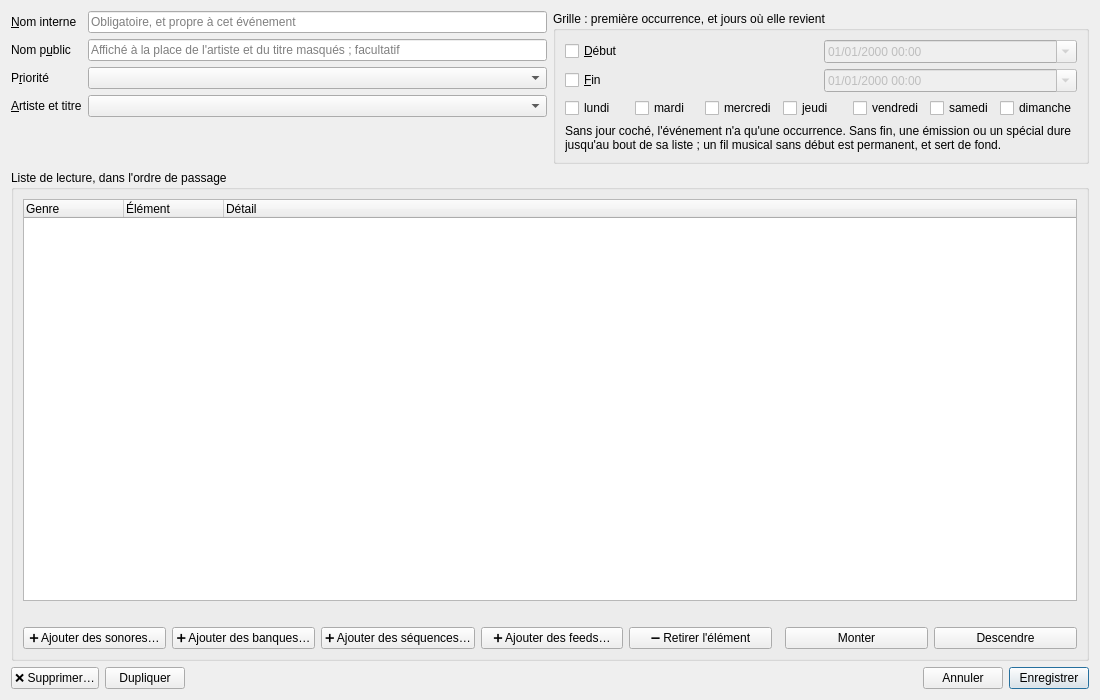
<?xml version="1.0" encoding="UTF-8"?>
<ui version="4.0">
 <class>EventCard</class>
 <widget class="QWidget" name="EventCard">
  <property name="geometry">
   <rect>
    <x>0</x>
    <y>0</y>
    <width>1100</width>
    <height>700</height>
   </rect>
  </property>
  <layout class="QVBoxLayout" name="arrangement" stretch="0,1,0">
   <item>
    <layout class="QHBoxLayout" name="top" stretch="1,1">
     <item>
    <layout class="QFormLayout" name="form">
     <item row="0" column="0">
      <widget class="QLabel" name="internal_name_caption">
       <property name="text">
        <string>&amp;Nom interne</string>
       </property>
       <property name="buddy">
        <cstring>internal_name</cstring>
       </property>
      </widget>
     </item>
     <item row="0" column="1">
      <widget class="QLineEdit" name="internal_name">
       <property name="maxLength">
        <number>255</number>
       </property>
       <property name="placeholderText">
        <string>Obligatoire, et propre à cet événement</string>
       </property>
      </widget>
     </item>
     <item row="1" column="0">
      <widget class="QLabel" name="public_name_caption">
       <property name="text">
        <string>Nom p&amp;ublic</string>
       </property>
       <property name="buddy">
        <cstring>public_name</cstring>
       </property>
      </widget>
     </item>
     <item row="1" column="1">
      <widget class="QLineEdit" name="public_name">
       <property name="maxLength">
        <number>255</number>
       </property>
       <property name="placeholderText">
        <string>Affiché à la place de l'artiste et du titre masqués ; facultatif</string>
       </property>
      </widget>
     </item>
     <item row="2" column="0">
      <widget class="QLabel" name="priority_caption">
       <property name="text">
        <string>P&amp;riorité</string>
       </property>
       <property name="buddy">
        <cstring>priority</cstring>
       </property>
      </widget>
     </item>
     <item row="2" column="1">
      <widget class="QComboBox" name="priority" />
     </item>
     <item row="3" column="0">
      <widget class="QLabel" name="hiding_caption">
       <property name="text">
        <string>&amp;Artiste et titre</string>
       </property>
       <property name="buddy">
        <cstring>hiding</cstring>
       </property>
      </widget>
     </item>
     <item row="3" column="1">
      <widget class="QComboBox" name="hiding" />
     </item>
    </layout>
     </item>
     <item>
      <widget class="QGroupBox" name="grid_group">
       <property name="title">
        <string>Grille : première occurrence, et jours où elle revient</string>
       </property>
       <layout class="QGridLayout" name="grid_layout">
        <item row="0" column="0">
         <widget class="QCheckBox" name="has_start">
          <property name="text">
           <string>&amp;Début</string>
          </property>
         </widget>
        </item>
        <item row="0" column="1">
         <widget class="QDateTimeEdit" name="start">
          <property name="enabled">
           <bool>false</bool>
          </property>
          <property name="displayFormat">
           <string>dd/MM/yyyy HH:mm</string>
          </property>
          <property name="calendarPopup">
           <bool>true</bool>
          </property>
         </widget>
        </item>
        <item row="1" column="0">
         <widget class="QCheckBox" name="has_end">
          <property name="text">
           <string>&amp;Fin</string>
          </property>
         </widget>
        </item>
        <item row="1" column="1">
         <widget class="QDateTimeEdit" name="end">
          <property name="enabled">
           <bool>false</bool>
          </property>
          <property name="displayFormat">
           <string>dd/MM/yyyy HH:mm</string>
          </property>
          <property name="calendarPopup">
           <bool>true</bool>
          </property>
         </widget>
        </item>
        <item row="2" column="0" colspan="2">
         <layout class="QHBoxLayout" name="day_layout">
          <item>
           <widget class="QCheckBox" name="monday">
            <property name="text">
             <string>lundi</string>
            </property>
           </widget>
          </item>
          <item>
           <widget class="QCheckBox" name="tuesday">
            <property name="text">
             <string>mardi</string>
            </property>
           </widget>
          </item>
          <item>
           <widget class="QCheckBox" name="wednesday">
            <property name="text">
             <string>mercredi</string>
            </property>
           </widget>
          </item>
          <item>
           <widget class="QCheckBox" name="thursday">
            <property name="text">
             <string>jeudi</string>
            </property>
           </widget>
          </item>
          <item>
           <widget class="QCheckBox" name="friday">
            <property name="text">
             <string>vendredi</string>
            </property>
           </widget>
          </item>
          <item>
           <widget class="QCheckBox" name="saturday">
            <property name="text">
             <string>samedi</string>
            </property>
           </widget>
          </item>
          <item>
           <widget class="QCheckBox" name="sunday">
            <property name="text">
             <string>dimanche</string>
            </property>
           </widget>
          </item>
         </layout>
        </item>
        <item row="3" column="0" colspan="2">
         <widget class="QLabel" name="grid_explanation">
          <property name="text">
           <string>Sans jour coché, l'événement n'a qu'une occurrence. Sans fin, une émission ou un spécial dure jusqu'au bout de sa liste ; un fil musical sans début est permanent, et sert de fond.</string>
          </property>
          <property name="wordWrap">
           <bool>true</bool>
          </property>
         </widget>
        </item>
       </layout>
      </widget>
     </item>
    </layout>
   </item>
   <item>
    <layout class="QHBoxLayout" name="lists">
     <item>
      <widget class="QGroupBox" name="item_group">
       <property name="title">
        <string>Liste de lecture, dans l'ordre de passage</string>
       </property>
       <layout class="QVBoxLayout" name="item_layout">
        <item>
         <widget class="QTreeWidget" name="items">
          <property name="alternatingRowColors">
           <bool>true</bool>
          </property>
          <property name="selectionMode">
           <enum>QAbstractItemView::SelectionMode::SingleSelection</enum>
          </property>
          <property name="rootIsDecorated">
           <bool>false</bool>
          </property>
          <property name="uniformRowHeights">
           <bool>true</bool>
          </property>
          <column>
           <property name="text">
            <string>Genre</string>
           </property>
          </column>
          <column>
           <property name="text">
            <string>Élément</string>
           </property>
          </column>
          <column>
           <property name="text">
            <string>Détail</string>
           </property>
          </column>
         </widget>
        </item>
        <item>
         <widget class="QLabel" name="warning">
          <property name="wordWrap">
           <bool>true</bool>
          </property>
         </widget>
        </item>
        <item>
         <layout class="QHBoxLayout" name="item_buttons">
          <item>
           <widget class="QPushButton" name="add_sounds">
            <property name="text">
             <string>➕ Ajouter des sonores…</string>
            </property>
           </widget>
          </item>
          <item>
           <widget class="QPushButton" name="add_banks">
            <property name="text">
             <string>➕ Ajouter des banques…</string>
            </property>
           </widget>
          </item>
          <item>
           <widget class="QPushButton" name="add_sequences">
            <property name="text">
             <string>➕ Ajouter des séquences…</string>
            </property>
           </widget>
          </item>
          <item>
           <widget class="QPushButton" name="add_feeds">
            <property name="toolTip">
             <string>Ajoute le stream qui suit chaque feed choisi, ou en crée un à l'enregistrement</string>
            </property>
            <property name="text">
             <string>➕ Ajouter des feeds…</string>
            </property>
           </widget>
          </item>
          <item>
           <widget class="QPushButton" name="remove_item">
            <property name="text">
             <string>➖ Retirer l'élément</string>
            </property>
           </widget>
          </item>
          <item>
           <spacer name="item_space">
            <property name="orientation">
             <enum>Qt::Orientation::Horizontal</enum>
            </property>
           </spacer>
          </item>
          <item>
           <widget class="QPushButton" name="raise_">
            <property name="text">
             <string>Monter</string>
            </property>
           </widget>
          </item>
          <item>
           <widget class="QPushButton" name="go_down">
            <property name="text">
             <string>Descendre</string>
            </property>
           </widget>
          </item>
         </layout>
        </item>
       </layout>
      </widget>
     </item>
    </layout>
   </item>
   <item>
    <layout class="QHBoxLayout" name="foot" stretch="0,0,1,0,0">
     <item>
      <widget class="QPushButton" name="delete">
       <property name="text">
        <string>❌ Supprimer…</string>
       </property>
       <property name="toolTip">
        <string>Supprime l'élément de la base, après confirmation ; aucun fichier n'est touché.</string>
       </property>
      </widget>
     </item>
     <item>
      <widget class="QPushButton" name="duplicate">
       <property name="text">
        <string>Dupliquer</string>
       </property>
       <property name="toolTip">
        <string>Ouvre une copie de l'élément dans une nouvelle fiche ; rien n'est enregistré avant « Enregistrer ».</string>
       </property>
      </widget>
     </item>
     <item>
      <widget class="QLabel" name="message">
       <property name="wordWrap">
        <bool>true</bool>
       </property>
      </widget>
     </item>
     <item>
      <widget class="QPushButton" name="cancel">
       <property name="text">
        <string>Annuler</string>
       </property>
      </widget>
     </item>
     <item>
      <widget class="QPushButton" name="save">
       <property name="text">
        <string>Enregistrer</string>
       </property>
       <property name="default">
        <bool>true</bool>
       </property>
      </widget>
     </item>
    </layout>
   </item>
  </layout>
 </widget>
 <resources />
 <connections />
</ui>
